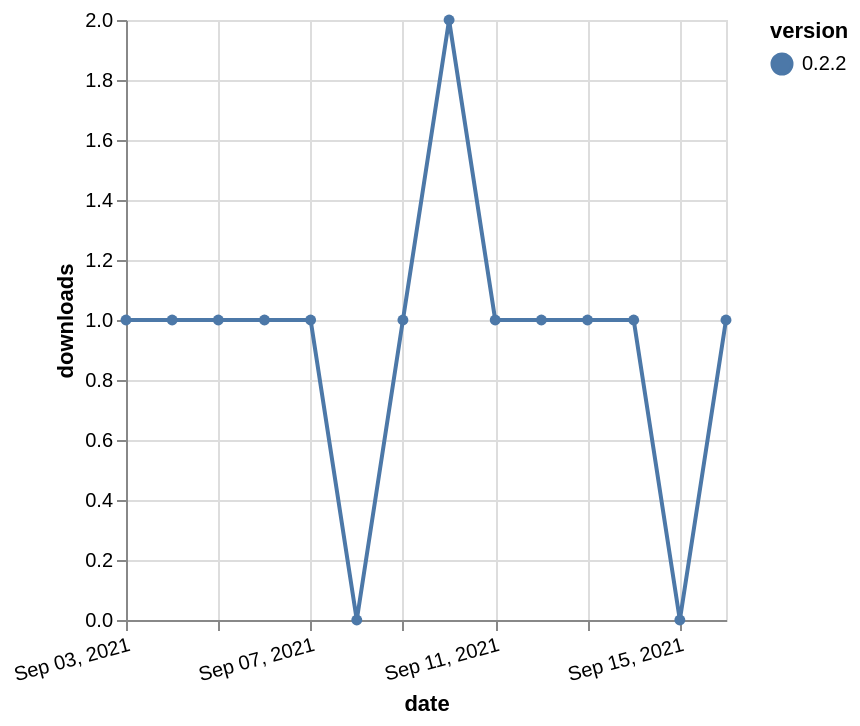

Here is the Vega-Lite specification saved for this chart:
### Vega-Lite specification from a JSON file in a GitHub repository (floating-point values rounded to 4 significant figures)
{"$schema": "https://vega.github.io/schema/vega-lite/v5.json", "description": "A simple bar chart with embedded data.", "data": {"values": [{"date": "2021-09-03", "total": 140, "delta": 1, "version": "0.2.2"}, {"date": "2021-09-04", "total": 141, "delta": 1, "version": "0.2.2"}, {"date": "2021-09-05", "total": 142, "delta": 1, "version": "0.2.2"}, {"date": "2021-09-06", "total": 143, "delta": 1, "version": "0.2.2"}, {"date": "2021-09-07", "total": 144, "delta": 1, "version": "0.2.2"}, {"date": "2021-09-08", "total": 144, "delta": 0, "version": "0.2.2"}, {"date": "2021-09-09", "total": 145, "delta": 1, "version": "0.2.2"}, {"date": "2021-09-10", "total": 147, "delta": 2, "version": "0.2.2"}, {"date": "2021-09-11", "total": 148, "delta": 1, "version": "0.2.2"}, {"date": "2021-09-12", "total": 149, "delta": 1, "version": "0.2.2"}, {"date": "2021-09-13", "total": 150, "delta": 1, "version": "0.2.2"}, {"date": "2021-09-14", "total": 151, "delta": 1, "version": "0.2.2"}, {"date": "2021-09-15", "total": 151, "delta": 0, "version": "0.2.2"}, {"date": "2021-09-16", "total": 152, "delta": 1, "version": "0.2.2"}]}, "width": "container", "mark": {"type": "line", "point": {"filled": true}}, "encoding": {"x": {"field": "date", "type": "temporal", "timeUnit": "yearmonthdate", "title": "date", "axis": {"labelAngle": -15}}, "y": {"field": "delta", "type": "quantitative", "title": "downloads"}, "color": {"field": "version", "type": "nominal"}, "tooltip": {"field": "delta"}}}
